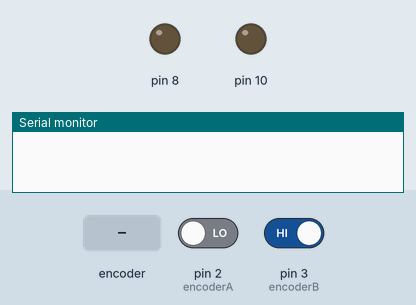
This sketch was run on a simulated Arduino Uno, built with avr-gcc and run on an emulated ATmega328P. Parts: output pins drawn as LEDs (lit = HIGH), the last lines printed to the serial monitor. Inputs (shaded band) come from the test bench; at power-on: pin 2 (encoderA) LOW, pin 3 (encoderB) HIGH.

Above: at 1.2 s.
1.3 s: rotary encoder on pin 2 (encoderA) / pin 3 (encoderB) turned 1 step (first pin leading)
At 2.3 s:
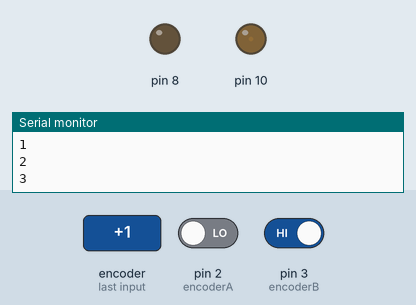
3.0 s: rotary encoder on pin 2 (encoderA) / pin 3 (encoderB) turned 2 steps (second pin leading)
At 3.9 s:
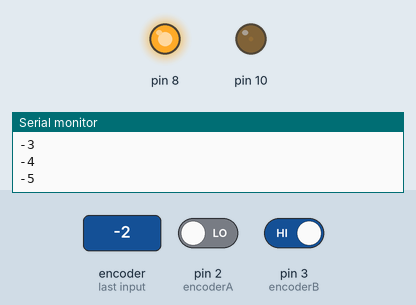
Timing chart, 0 to 6.0 s (numbered marks = the images above; inputs shaded):
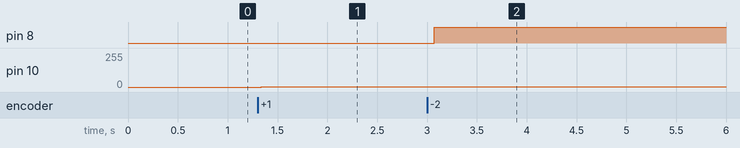

Measured:
- after the input at 1.3 s, pin 10: 0/255 → 1/255 at once
- after the input at 3.0 s, pin 8: LOW → HIGH after 0.08 s

The sketch:

resolution.ino
```cpp
volatile long encoderPos = 0;
unsigned long prior_count=0;
#define encoderA 2
#define encoderB 3

void doEncoderA() {
  // look for a low-to-high on channel A
  if (digitalRead(encoderA) == HIGH) {
    // check channel B to see which way encoder is turning
    if (digitalRead(encoderB) == LOW) {
      encoderPos = encoderPos + 1;         // CW
    }
    else {
      encoderPos = encoderPos - 1;         // CCW
    }
  }
  else   // must be a high-to-low edge on channel A
  {
    // check channel B to see which way encoder is turning
    if (digitalRead(encoderB) == HIGH) {
      encoderPos = encoderPos + 1;          // CW
    }
    else {
      encoderPos = encoderPos - 1;          // CCW
    }
  }
}

void doEncoderB() {
  // look for a low-to-high on channel B
  if (digitalRead(encoderB) == HIGH) {
    // check channel A to see which way encoder is turning
    if (digitalRead(encoderA) == HIGH) {
      encoderPos = encoderPos + 1;         // CW
    }
    else {
      encoderPos = encoderPos - 1;         // CCW
    }
  }

  // Look for a high-to-low on channel B

  else {
    // check channel B to see which way encoder is turning
    if (digitalRead(encoderA) == LOW) {
      encoderPos = encoderPos + 1;          // CW
    }
    else {
      encoderPos = encoderPos - 1;          // CCW
    }
  }
}
void setup() {
 pinMode(encoderA, INPUT);
 pinMode(encoderB, INPUT);
 attachInterrupt(digitalPinToInterrupt(encoderA),doEncoderA,CHANGE);
 attachInterrupt(digitalPinToInterrupt(encoderB),doEncoderB,CHANGE);
  Serial.begin(9600);
  pinMode(8,OUTPUT);
  pinMode(10,OUTPUT);
}
void loop() {
  //int deg =((encoderPos)%12000)*0.03);
  unsigned long new_count=(encoderPos);
  if (new_count != prior_count){
    Serial.println(encoderPos);
    prior_count=new_count;
    delay(10);
  }
  if(encoderPos>0)
  {
    digitalWrite(8,LOW);
    analogWrite(10,HIGH);
  }
  if(encoderPos<0)
  {
    digitalWrite(8,HIGH);
    analogWrite(10,HIGH);
  }
}
```
